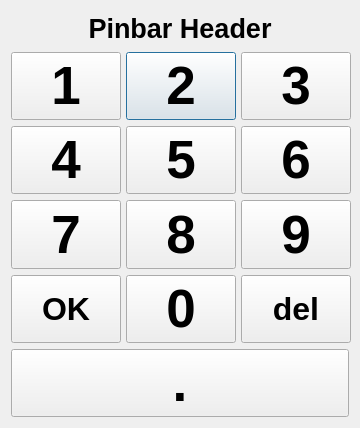
<?xml version="1.0" encoding="UTF-8"?>
<ui version="4.0">
 <class>NumpadWindow</class>
 <widget class="QDialog" name="NumpadWindow">
  <property name="geometry">
   <rect>
    <x>0</x>
    <y>0</y>
    <width>360</width>
    <height>428</height>
   </rect>
  </property>
  <property name="minimumSize">
   <size>
    <width>355</width>
    <height>362</height>
   </size>
  </property>
  <property name="maximumSize">
   <size>
    <width>362</width>
    <height>433</height>
   </size>
  </property>
  <property name="windowTitle">
   <string>Passworteingabe</string>
  </property>
  <property name="styleSheet">
   <string notr="true"/>
  </property>
  <property name="modal">
   <bool>true</bool>
  </property>
  <layout class="QVBoxLayout" name="verticalLayout">
   <item>
    <widget class="QLabel" name="LHeader">
     <property name="maximumSize">
      <size>
       <width>16777215</width>
       <height>35</height>
      </size>
     </property>
     <property name="font">
      <font>
       <pointsize>20</pointsize>
       <weight>75</weight>
       <bold>true</bold>
      </font>
     </property>
     <property name="text">
      <string>Pinbar Header</string>
     </property>
     <property name="alignment">
      <set>Qt::AlignCenter</set>
     </property>
     <property name="cssClass" stdset="0">
      <string>secondary bold</string>
     </property>
    </widget>
   </item>
   <item>
    <layout class="QGridLayout" name="gridLayout">
     <item row="0" column="1">
      <widget class="QPushButton" name="PB2">
       <property name="minimumSize">
        <size>
         <width>110</width>
         <height>60</height>
        </size>
       </property>
       <property name="maximumSize">
        <size>
         <width>110</width>
         <height>70</height>
        </size>
       </property>
       <property name="font">
        <font>
         <pointsize>40</pointsize>
         <weight>75</weight>
         <bold>true</bold>
        </font>
       </property>
       <property name="text">
        <string>2</string>
       </property>
      </widget>
     </item>
     <item row="0" column="2">
      <widget class="QPushButton" name="PB3">
       <property name="minimumSize">
        <size>
         <width>110</width>
         <height>60</height>
        </size>
       </property>
       <property name="maximumSize">
        <size>
         <width>110</width>
         <height>70</height>
        </size>
       </property>
       <property name="font">
        <font>
         <pointsize>40</pointsize>
         <weight>75</weight>
         <bold>true</bold>
        </font>
       </property>
       <property name="text">
        <string>3</string>
       </property>
      </widget>
     </item>
     <item row="1" column="1">
      <widget class="QPushButton" name="PB5">
       <property name="minimumSize">
        <size>
         <width>110</width>
         <height>60</height>
        </size>
       </property>
       <property name="maximumSize">
        <size>
         <width>110</width>
         <height>70</height>
        </size>
       </property>
       <property name="font">
        <font>
         <pointsize>40</pointsize>
         <weight>75</weight>
         <bold>true</bold>
        </font>
       </property>
       <property name="text">
        <string>5</string>
       </property>
      </widget>
     </item>
     <item row="1" column="0">
      <widget class="QPushButton" name="PB4">
       <property name="minimumSize">
        <size>
         <width>110</width>
         <height>60</height>
        </size>
       </property>
       <property name="maximumSize">
        <size>
         <width>110</width>
         <height>70</height>
        </size>
       </property>
       <property name="font">
        <font>
         <pointsize>40</pointsize>
         <weight>75</weight>
         <bold>true</bold>
        </font>
       </property>
       <property name="text">
        <string>4</string>
       </property>
      </widget>
     </item>
     <item row="0" column="0">
      <widget class="QPushButton" name="PB1">
       <property name="minimumSize">
        <size>
         <width>110</width>
         <height>60</height>
        </size>
       </property>
       <property name="maximumSize">
        <size>
         <width>110</width>
         <height>70</height>
        </size>
       </property>
       <property name="font">
        <font>
         <pointsize>40</pointsize>
         <weight>75</weight>
         <bold>true</bold>
        </font>
       </property>
       <property name="text">
        <string>1</string>
       </property>
      </widget>
     </item>
     <item row="2" column="2">
      <widget class="QPushButton" name="PB9">
       <property name="minimumSize">
        <size>
         <width>110</width>
         <height>60</height>
        </size>
       </property>
       <property name="maximumSize">
        <size>
         <width>110</width>
         <height>70</height>
        </size>
       </property>
       <property name="font">
        <font>
         <pointsize>40</pointsize>
         <weight>75</weight>
         <bold>true</bold>
        </font>
       </property>
       <property name="text">
        <string>9</string>
       </property>
      </widget>
     </item>
     <item row="2" column="0">
      <widget class="QPushButton" name="PB7">
       <property name="minimumSize">
        <size>
         <width>110</width>
         <height>60</height>
        </size>
       </property>
       <property name="maximumSize">
        <size>
         <width>110</width>
         <height>70</height>
        </size>
       </property>
       <property name="font">
        <font>
         <pointsize>40</pointsize>
         <weight>75</weight>
         <bold>true</bold>
        </font>
       </property>
       <property name="text">
        <string>7</string>
       </property>
      </widget>
     </item>
     <item row="2" column="1">
      <widget class="QPushButton" name="PB8">
       <property name="minimumSize">
        <size>
         <width>110</width>
         <height>60</height>
        </size>
       </property>
       <property name="maximumSize">
        <size>
         <width>110</width>
         <height>70</height>
        </size>
       </property>
       <property name="font">
        <font>
         <pointsize>40</pointsize>
         <weight>75</weight>
         <bold>true</bold>
        </font>
       </property>
       <property name="text">
        <string>8</string>
       </property>
      </widget>
     </item>
     <item row="1" column="2">
      <widget class="QPushButton" name="PB6">
       <property name="minimumSize">
        <size>
         <width>110</width>
         <height>60</height>
        </size>
       </property>
       <property name="maximumSize">
        <size>
         <width>110</width>
         <height>70</height>
        </size>
       </property>
       <property name="font">
        <font>
         <pointsize>40</pointsize>
         <weight>75</weight>
         <bold>true</bold>
        </font>
       </property>
       <property name="text">
        <string>6</string>
       </property>
      </widget>
     </item>
     <item row="3" column="1">
      <widget class="QPushButton" name="PB0">
       <property name="minimumSize">
        <size>
         <width>110</width>
         <height>60</height>
        </size>
       </property>
       <property name="maximumSize">
        <size>
         <width>110</width>
         <height>70</height>
        </size>
       </property>
       <property name="font">
        <font>
         <pointsize>40</pointsize>
         <weight>75</weight>
         <bold>true</bold>
        </font>
       </property>
       <property name="text">
        <string>0</string>
       </property>
      </widget>
     </item>
     <item row="3" column="2">
      <widget class="QPushButton" name="PBdel">
       <property name="minimumSize">
        <size>
         <width>110</width>
         <height>60</height>
        </size>
       </property>
       <property name="maximumSize">
        <size>
         <width>110</width>
         <height>70</height>
        </size>
       </property>
       <property name="font">
        <font>
         <pointsize>24</pointsize>
         <weight>75</weight>
         <bold>true</bold>
        </font>
       </property>
       <property name="text">
        <string>del</string>
       </property>
      </widget>
     </item>
     <item row="3" column="0">
      <widget class="QPushButton" name="PBenter">
       <property name="minimumSize">
        <size>
         <width>110</width>
         <height>60</height>
        </size>
       </property>
       <property name="maximumSize">
        <size>
         <width>110</width>
         <height>70</height>
        </size>
       </property>
       <property name="font">
        <font>
         <pointsize>24</pointsize>
         <weight>75</weight>
         <bold>true</bold>
        </font>
       </property>
       <property name="text">
        <string>OK</string>
       </property>
       <property name="cssClass" stdset="0">
        <string>btn-inverted</string>
       </property>
      </widget>
     </item>
     <item row="4" column="0" colspan="3">
      <widget class="QPushButton" name="PBdot">
       <property name="minimumSize">
        <size>
         <width>110</width>
         <height>60</height>
        </size>
       </property>
       <property name="maximumSize">
        <size>
         <width>500</width>
         <height>70</height>
        </size>
       </property>
       <property name="font">
        <font>
         <pointsize>40</pointsize>
         <weight>75</weight>
         <bold>true</bold>
        </font>
       </property>
       <property name="text">
        <string>.</string>
       </property>
      </widget>
     </item>
    </layout>
   </item>
  </layout>
 </widget>
 <resources/>
 <connections/>
</ui>
